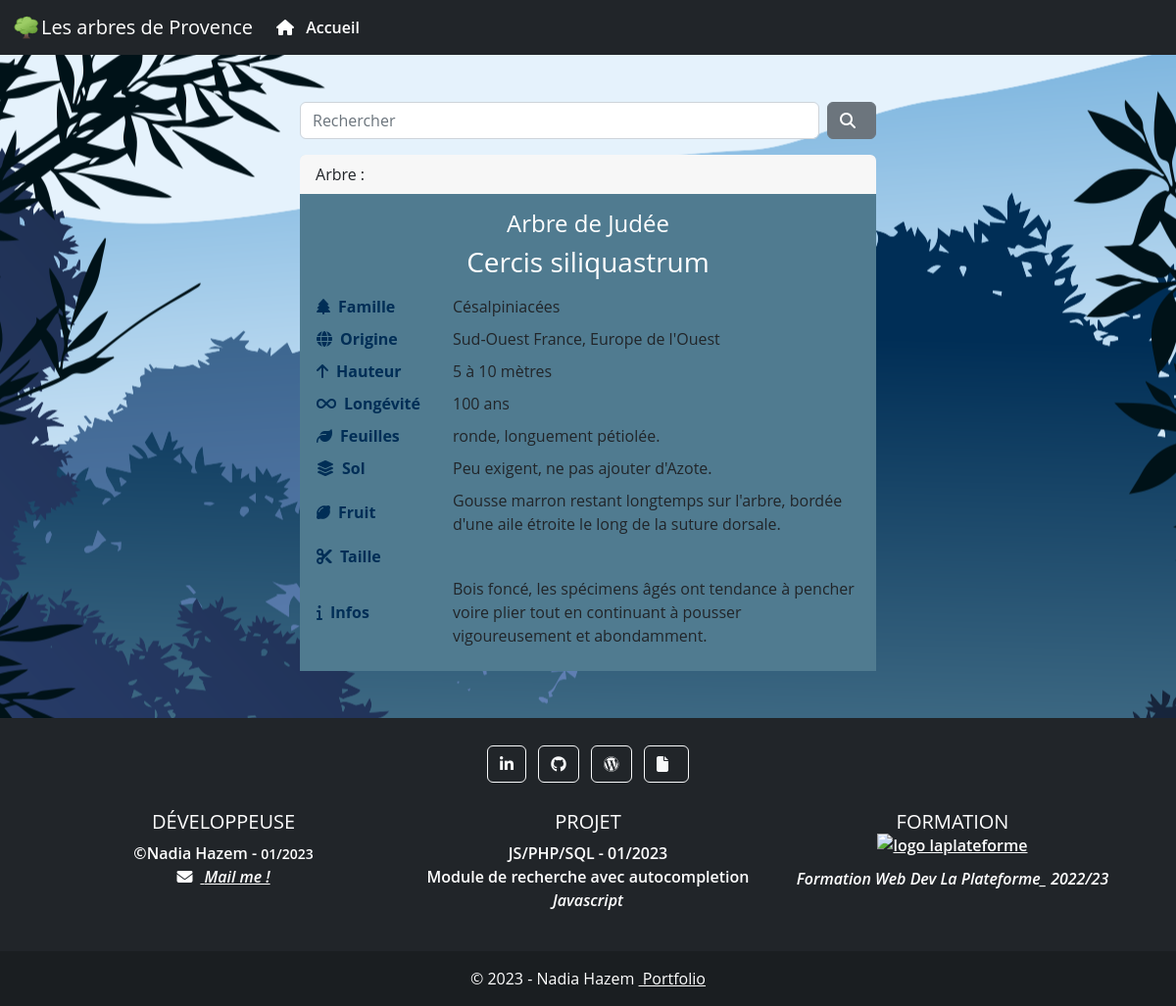
/element.php?search=Arbre de Judée, run on the app's committed database.
### tables this page shows
CREATE TABLE IF NOT EXISTS `arbres` (
  `id` int(255) NOT NULL AUTO_INCREMENT,
  `vernaculaire` text NOT NULL,
  `latin` text NOT NULL,
  `famille` text NOT NULL,
  `origine` text NOT NULL,
  `hauteur` text NOT NULL,
  `longevite` text NOT NULL,
  `sol` text NOT NULL,
  `feuille` text NOT NULL,
  `fleur` text NOT NULL,
  `fruit` text NOT NULL,
  `taille` text NOT NULL,
  `info` text NOT NULL,
  PRIMARY KEY (`id`)
);

### element.php (the view)
<?php
require_once('./assets/php/db.php');
$search = htmlspecialchars($_GET['search']);
$query = $conn->prepare("SELECT * FROM `arbres` WHERE vernaculaire = :search;");
$query->execute([':search' => $search]);
$result = $query->fetchAll(PDO::FETCH_ASSOC);
$title = $result[0]['vernaculaire'];
require_once 'includes/header.php';
?>
    <main class="main h-100 mb-5">
        <section class="row">
            <div class="col-md-6 mx-auto">
                <div class="card mx-auto" style="max-width: 50rem;">
                    <div class="card-header">Arbre :</div>
                    <div class="card-body bg-herb">
                        <h4 class="card-title text-center"><?= $result[0]['vernaculaire'] ?></h4>
                        <h3 class="card-text text-center mb-3"><?= $result[0]['latin'] ?></h3>
                        <table>
                            <tbody>
                                <tr>
                                    <th scope="row" class="col-3 pb-2"><i class="fas fa-tree"></i>Famille</th>
                                    <td class="text-right col-9 pb-2"><?= $result[0]['famille'] ?></td>
                                </tr>
                                <tr>
                                    <th scope="row" class="col-3 pb-2"><i class="fas fa-globe"></i>Origine</td>
                                    <td class="text-right col-9 pb-2"><?= $result[0]['origine'] ?></td>
                                </tr>
                                <tr>
                                    <th scope="row" class="col-3 pb-2"><i class="fas fa-arrow-up"></i>Hauteur</td>
                                    <td class="text-right col-9 pb-2"><?= $result[0]['hauteur'] ?> mètres</td>
                                </tr>
                                <tr>
                                    <th scope="row" class="col-3 pb-2"><i class="fas fa-infinity"></i>Longévité</td>
                                    <td class="text-right col-9 pb-2"><?= $result[0]['longevite'] ?> ans</td>
                                </tr>
                                <tr>
                                    <th scope="row" class="col-3 pb-2"><i class="fas fa-leaf"></i>Feuilles</td>
                                    <td class="text-right col-9 pb-2"><?= $result[0]['feuille'] ?></td>
                                </tr>
                                <tr>
                                    <th scope="row" class="col-3 pb-2"><i class="fas fa-layer-group"></i>Sol</td>
                                    <td class="text-right col-9 pb-2"><?= $result[0]['sol'] ?></td>
                                </tr>
                                <tr>
                                    <th scope="row" class="col-3 pb-2"><i class="fa fa-lemon"></i>Fruit</td>
                                    <td class="text-right col-9 pb-2"><?= $result[0]['fruit'] ?></td>
                                </tr>
                                <tr>
                                    <th scope="row" class="col-3 pb-2"><i class="fa fa-scissors"></i>Taille</td>
                                    <td class="text-right col-9 pb-2"><?= $result[0]['taille'] ?></td>
                                </tr>
                                <tr>
                                    <th scope="row" class="col-3 pb-2"><i class="fas fa-info"></i>Infos</td>
                                    <td class="text-right col-9 pb-2"><?= $result[0]['info'] ?></td>
                                </tr>
                            </tbody>
                        </table>
                    </div>
                </div>
            </div>
        </section>
    </main>
    <?php require_once 'includes/footer.php'; ?>
</body>
</html>

### includes/header.php (shortened to what this page needs)
<!DOCTYPE html>
<html lang="en">
<head>
    <link rel="stylesheet" href="https://cdn.jsdelivr.net/npm/bootstrap@5.2.3/dist/css/bootstrap.min.css">
    <link rel="stylesheet" href="assets/css/style.css">
</head>
<body class="d-flex flex-column min-vh-100">
    <header>
        <nav class="navbar navbar-expand-lg navbar-dark bg-dark">
            <div class="container-fluid">
                <img src="assets/img/tree.svg" alt="logo" width="30" height="24" class="d-inline-block align-text-top">
                <a class="navbar-brand pl-5" href="index.php">Les arbres de Provence</a>
                <div class="collapse navbar-collapse" id="navbarmobile">
                    <ul class="navbar-nav ml-3">
                        <li class="nav-item">
                            <a class="nav-link active" href="index.php"><i class="fas fa-home"></i> Accueil</a>
                        </li>
                    </ul>
                </div>
            </div>
        </nav>
    </header>
    <?php if ($title !== "Accueil") : ?>
        <div class="row justify-content-center align-items-center">
            <div class="col-md-6 mt-5">
                <div>
                    <form class="d-flex " method="get" action="recherche.php">
                        <input class="form-control me-sm-2" type="text" id="search" name="search" placeholder="Rechercher">
                        <button class="btn btn-secondary my-2 my-sm-0" type="submit"><i class="fas fa-search"></i></button>
                    </form>
                </div>
            </div>
        </div>
    <?php endif; ?>

### includes/footer.php
<footer class="bg-dark text-center text-white mt-auto">
    <div class="container p-4">
        <section class="mb-4">
            <a class="btn btn-outline-light btn-floating m-1" href="https://www.linkedin.com/in/pictelle/" target="_blank" role="button" title="Mon LinkedIn"><i class="fab fa-linkedin-in"></i></a>
            <a class="btn btn-outline-light btn-floating m-1" href="https://github.com/nadia-hazem" target="_blank" role="button" title="Mon GitHub"><i class="fab fa-github"></i></a>
            <a class="btn btn-outline-light btn-floating m-1" href="https://pictelle.com" target="_blank" role="button"><i class="fab fa-wordpress" title="Mon WordPress"></i></a>
            <a class="btn btn-outline-light btn-floating m-1" href="https://nadia-hazem.students-laplateforme.io/" target="_blank" role="button" title="CV/Resume"><i class="fas fa-file"></i></a>
        </section>
        <section class="">
            <div class="row">
                <div class="col-lg-4 col-md-4 col-sm-12">
                    <h5 class="text-uppercase">Développeuse</h5>
                    <ul class="list-unstyled mb-0">
                        <li class="text-white">©Nadia Hazem - <small>01/2023</small></li>
                        <li><a class="text-white" href="mailto:nadia.hazem@laplateforme.io" class="mail"><i class="fa fa-envelope"></i> <em>Mail me !</em></a></li>
                    </ul>
                </div>
                <div class="col-lg-4 col-md-4 col-sm-12">
                <h5 class="text-uppercase">Projet</h5>
                    <ul class="list-unstyled">
                        <li class="text-white">JS/PHP/SQL - 01/2023</li>
                        <li class="text-white">Module de recherche avec autocompletion</li>
                        <li class="text-white"><em>Javascript</em></li>
                    </ul>
                </div>
                <div class="col-lg-4 col-md-4 col-sm-12">
                    <h5 class="text-uppercase text-white mb-0">Formation</h5>
                    <ul class="list-unstyled">
                        <li><a class="text-white" href="https://laplateforme.io" target="_blank"><img style="padding-bottom: 10px" src="./assets/img/logo_laplateforme_footer" width="200" alt="logo laplateforme"></a></li>
                        <li class="text-white"><em>Formation Web Dev La Plateforme_ 2022/23</em></li>
                    </ul>
                </div>
            </div>
        </section>
    </div>
    <div class="text-center p-3" style="background-color: rgba(0, 0, 0, 0.2);">
        © 2023 - Nadia Hazem
        <a class="text-white" href="https://nadia-hazem.students-laplateforme.io/"> &nbsp;Portfolio</a>
    </div>
</footer>

### assets/css/style.css (style rules this page uses)
body { background: url(../img/bg.png) no-repeat center center fixed; font-family: 'Open Sans', sans-serif; }
h1, h2, h3, h4, h5, h6 { color: white; }
th { color: #002E56; }
a { color: white; }
.fas, .fa { padding-right: 0.5rem; }
li { list-style-type: none; color: #002E56; font-weight: 600; }
.card { --bs-card-border-width: 0; }
.navbar { --bs-navbar-toggler-focus-width: 0.1rem; }
.bg-herb { background: #507B90!important; }

### data on the page
arbres: vernaculaire "Arbre de Judée", latin "Cercis siliquastrum", famille "Césalpiniacées", origine "Sud-Ouest France, Europe de l'Ouest", hauteur "5 à 10", longevite "100", feuille "ronde, longuement pétiolée.", sol "Peu exigent, ne pas ajouter d'Azote.", fruit "Gousse marron restant longtemps sur l'arbre, bordée d'une aile étroite le long de la suture dorsale.", info "Bois foncé, les spécimens âgés ont tendance à pencher voire plier tout en continuant à pousser vigoureusement et abondamment."
